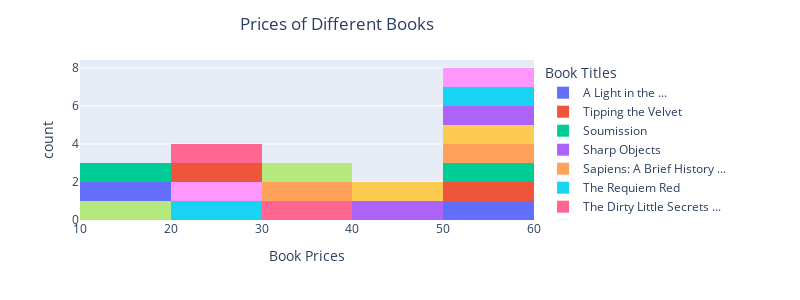

The code cell stored with this chart in its notebook:
### Code cell
fig=px.histogram(DF,
                x='prices',
                color='names')
fig.update_layout(title='Prices of Different Books',
                  title_x=0.3,
                  xaxis_title="Book Prices",
                  legend_title="Book Titles",
                  autosize=False,
                  width=800,
                  height=300)
fig.show()

### Figure 1 — Plotly figure (JSON) as saved in the notebook; plotly's stock layout.template omitted (floating-point values rounded to 4 significant figures)
{"data": [{"alignmentgroup": "True", "bingroup": "x", "hovertemplate": "names=A Light in the ...<br>prices=%{x}<br>count=%{y}<extra></extra>", "legendgroup": "A Light in the ...", "marker": {"color": "#636efa", "pattern": {"shape": ""}}, "name": "A Light in the ...", "offsetgroup": "A Light in the ...", "orientation": "v", "showlegend": true, "type": "histogram", "x": [51.77], "xaxis": "x", "yaxis": "y"}, {"alignmentgroup": "True", "bingroup": "x", "hovertemplate": "names=Tipping the Velvet<br>prices=%{x}<br>count=%{y}<extra></extra>", "legendgroup": "Tipping the Velvet", "marker": {"color": "#EF553B", "pattern": {"shape": ""}}, "name": "Tipping the Velvet", "offsetgroup": "Tipping the Velvet", "orientation": "v", "showlegend": true, "type": "histogram", "x": [53.74], "xaxis": "x", "yaxis": "y"}, {"alignmentgroup": "True", "bingroup": "x", "hovertemplate": "names=Soumission<br>prices=%{x}<br>count=%{y}<extra></extra>", "legendgroup": "Soumission", "marker": {"color": "#00cc96", "pattern": {"shape": ""}}, "name": "Soumission", "offsetgroup": "Soumission", "orientation": "v", "showlegend": true, "type": "histogram", "x": [50.1], "xaxis": "x", "yaxis": "y"}, {"alignmentgroup": "True", "bingroup": "x", "hovertemplate": "names=Sharp Objects<br>prices=%{x}<br>count=%{y}<extra></extra>", "legendgroup": "Sharp Objects", "marker": {"color": "#ab63fa", "pattern": {"shape": ""}}, "name": "Sharp Objects", "offsetgroup": "Sharp Objects", "orientation": "v", "showlegend": true, "type": "histogram", "x": [47.82], "xaxis": "x", "yaxis": "y"}, {"alignmentgroup": "True", "bingroup": "x", "hovertemplate": "names=Sapiens: A Brief History ...<br>prices=%{x}<br>count=%{y}<extra></extra>", "legendgroup": "Sapiens: A Brief History ...", "marker": {"color": "#FFA15A", "pattern": {"shape": ""}}, "name": "Sapiens: A Brief History ...", "offsetgroup": "Sapiens: A Brief History ...", "orientation": "v", "showlegend": true, "type": "histogram", "x": [54.23], "xaxis": "x", "yaxis": "y"}, {"alignmentgroup": "True", "bingroup": "x", "hovertemplate": "names=The Requiem Red<br>prices=%{x}<br>count=%{y}<extra></extra>", "legendgroup": "The Requiem Red", "marker": {"color": "#19d3f3", "pattern": {"shape": ""}}, "name": "The Requiem Red", "offsetgroup": "The Requiem Red", "orientation": "v", "showlegend": true, "type": "histogram", "x": [22.65], "xaxis": "x", "yaxis": "y"}, {"alignmentgroup": "True", "bingroup": "x", "hovertemplate": "names=The Dirty Little Secrets ...<br>prices=%{x}<br>count=%{y}<extra></extra>", "legendgroup": "The Dirty Little Secrets ...", "marker": {"color": "#FF6692", "pattern": {"shape": ""}}, "name": "The Dirty Little Secrets ...", "offsetgroup": "The Dirty Little Secrets ...", "orientation": "v", "showlegend": true, "type": "histogram", "x": [33.34], "xaxis": "x", "yaxis": "y"}, {"alignmentgroup": "True", "bingroup": "x", "hovertemplate": "names=The Coming Woman: A ...<br>prices=%{x}<br>count=%{y}<extra></extra>", "legendgroup": "The Coming Woman: A ...", "marker": {"color": "#B6E880", "pattern": {"shape": ""}}, "name": "The Coming Woman: A ...", "offsetgroup": "The Coming Woman: A ...", "orientation": "v", "showlegend": true, "type": "histogram", "x": [17.93], "xaxis": "x", "yaxis": "y"}, {"alignmentgroup": "True", "bingroup": "x", "hovertemplate": "names=The Boys in the ...<br>prices=%{x}<br>count=%{y}<extra></extra>", "legendgroup": "The Boys in the ...", "marker": {"color": "#FF97FF", "pattern": {"shape": ""}}, "name": "The Boys in the ...", "offsetgroup": "The Boys in the ...", "orientation": "v", "showlegend": true, "type": "histogram", "x": [22.6], "xaxis": "x", "yaxis": "y"}, {"alignmentgroup": "True", "bingroup": "x", "hovertemplate": "names=The Black Maria<br>prices=%{x}<br>count=%{y}<extra></extra>", "legendgroup": "The Black Maria", "marker": {"color": "#FECB52", "pattern": {"shape": ""}}, "name": "The Black Maria", "offsetgroup": "The Black Maria", "orientation": "v", "showlegend": true, "type": "histogram", "x": [52.15], "xaxis": "x", "yaxis": "y"}, {"alignmentgroup": "True", "bingroup": "x", "hovertemplate": "names=Starving Hearts (Triangular Trade ...<br>prices=%{x}<br>count=%{y}<extra></extra>", "legendgroup": "Starving Hearts (Triangular Trade ...", "marker": {"color": "#636efa", "pattern": {"shape": ""}}, "name": "Starving Hearts (Triangular Trade ...", "offsetgroup": "Starving Hearts (Triangular Trade ...", "orientation": "v", "showlegend": true, "type": "histogram", "x": [13.99], "xaxis": "x", "yaxis": "y"}, {"alignmentgroup": "True", "bingroup": "x", "hovertemplate": "names=Shakespeare's Sonnets<br>prices=%{x}<br>count=%{y}<extra></extra>", "legendgroup": "Shakespeare's Sonnets", "marker": {"color": "#EF553B", "pattern": {"shape": ""}}, "name": "Shakespeare's Sonnets", "offsetgroup": "Shakespeare's Sonnets", "orientation": "v", "showlegend": true, "type": "histogram", "x": [20.66], "xaxis": "x", "yaxis": "y"}, {"alignmentgroup": "True", "bingroup": "x", "hovertemplate": "names=Set Me Free<br>prices=%{x}<br>count=%{y}<extra></extra>", "legendgroup": "Set Me Free", "marker": {"color": "#00cc96", "pattern": {"shape": ""}}, "name": "Set Me Free", "offsetgroup": "Set Me Free", "orientation": "v", "showlegend": true, "type": "histogram", "x": [17.46], "xaxis": "x", "yaxis": "y"}, {"alignmentgroup": "True", "bingroup": "x", "hovertemplate": "names=Scott Pilgrim's Precious Little ...<br>prices=%{x}<br>count=%{y}<extra></extra>", "legendgroup": "Scott Pilgrim's Precious Little ...", "marker": {"color": "#ab63fa", "pattern": {"shape": ""}}, "name": "Scott Pilgrim's Precious Little ...", "offsetgroup": "Scott Pilgrim's Precious Little ...", "orientation": "v", "showlegend": true, "type": "histogram", "x": [52.29], "xaxis": "x", "yaxis": "y"}, {"alignmentgroup": "True", "bingroup": "x", "hovertemplate": "names=Rip it Up and ...<br>prices=%{x}<br>count=%{y}<extra></extra>", "legendgroup": "Rip it Up and ...", "marker": {"color": "#FFA15A", "pattern": {"shape": ""}}, "name": "Rip it Up and ...", "offsetgroup": "Rip it Up and ...", "orientation": "v", "showlegend": true, "type": "histogram", "x": [35.02], "xaxis": "x", "yaxis": "y"}, {"alignmentgroup": "True", "bingroup": "x", "hovertemplate": "names=Our Band Could Be ...<br>prices=%{x}<br>count=%{y}<extra></extra>", "legendgroup": "Our Band Could Be ...", "marker": {"color": "#19d3f3", "pattern": {"shape": ""}}, "name": "Our Band Could Be ...", "offsetgroup": "Our Band Could Be ...", "orientation": "v", "showlegend": true, "type": "histogram", "x": [57.25], "xaxis": "x", "yaxis": "y"}, {"alignmentgroup": "True", "bingroup": "x", "hovertemplate": "names=Olio<br>prices=%{x}<br>count=%{y}<extra></extra>", "legendgroup": "Olio", "marker": {"color": "#FF6692", "pattern": {"shape": ""}}, "name": "Olio", "offsetgroup": "Olio", "orientation": "v", "showlegend": true, "type": "histogram", "x": [23.88], "xaxis": "x", "yaxis": "y"}, {"alignmentgroup": "True", "bingroup": "x", "hovertemplate": "names=Mesaerion: The Best Science ...<br>prices=%{x}<br>count=%{y}<extra></extra>", "legendgroup": "Mesaerion: The Best Science ...", "marker": {"color": "#B6E880", "pattern": {"shape": ""}}, "name": "Mesaerion: The Best Science ...", "offsetgroup": "Mesaerion: The Best Science ...", "orientation": "v", "showlegend": true, "type": "histogram", "x": [37.59], "xaxis": "x", "yaxis": "y"}, {"alignmentgroup": "True", "bingroup": "x", "hovertemplate": "names=Libertarianism for Beginners<br>prices=%{x}<br>count=%{y}<extra></extra>", "legendgroup": "Libertarianism for Beginners", "marker": {"color": "#FF97FF", "pattern": {"shape": ""}}, "name": "Libertarianism for Beginners", "offsetgroup": "Libertarianism for Beginners", "orientation": "v", "showlegend": true, "type": "histogram", "x": [51.33], "xaxis": "x", "yaxis": "y"}, {"alignmentgroup": "True", "bingroup": "x", "hovertemplate": "names=It's Only the Himalayas<br>prices=%{x}<br>count=%{y}<extra></extra>", "legendgroup": "It's Only the Himalayas", "marker": {"color": "#FECB52", "pattern": {"shape": ""}}, "name": "It's Only the Himalayas", "offsetgroup": "It's Only the Himalayas", "orientation": "v", "showlegend": true, "type": "histogram", "x": [45.17], "xaxis": "x", "yaxis": "y"}], "layout": {"autosize": false, "barmode": "relative", "height": 300, "legend": {"title": {"text": "Book Titles"}, "tracegroupgap": 0}, "margin": {"t": 60}, "title": {"text": "Prices of Different Books", "x": 0.3}, "width": 800, "xaxis": {"anchor": "y", "autorange": true, "domain": [0, 1], "range": [10, 60], "title": {"text": "Book Prices"}, "type": "linear"}, "yaxis": {"anchor": "x", "autorange": true, "domain": [0, 1], "range": [0, 8.421], "title": {"text": "count"}}}}
